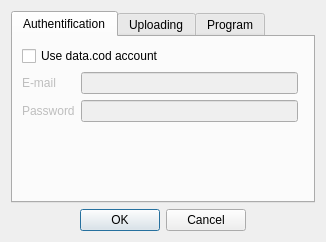
<?xml version="1.0" encoding="UTF-8"?>
<ui version="4.0">
 <class>SettingsDialog</class>
 <widget class="QDialog" name="SettingsDialog">
  <property name="geometry">
   <rect>
    <x>0</x>
    <y>0</y>
    <width>326</width>
    <height>242</height>
   </rect>
  </property>
  <property name="windowTitle">
   <string>Settings</string>
  </property>
  <property name="windowIcon">
   <iconset resource="upcoder.qrc">
    <normaloff>:/icons/settings.png</normaloff>:/icons/settings.png</iconset>
  </property>
  <property name="modal">
   <bool>true</bool>
  </property>
  <layout class="QVBoxLayout" name="verticalLayout">
   <item>
    <widget class="QTabWidget" name="tabWidget">
     <property name="currentIndex">
      <number>0</number>
     </property>
     <widget class="QWidget" name="tab_auth">
      <attribute name="title">
       <string>Authentification</string>
      </attribute>
      <layout class="QGridLayout" name="gridLayout">
       <item row="0" column="0" colspan="3">
        <widget class="QCheckBox" name="checkBoxAuth">
         <property name="text">
          <string>Use data.cod account</string>
         </property>
        </widget>
       </item>
       <item row="1" column="0">
        <widget class="QLabel" name="label_Email">
         <property name="enabled">
          <bool>false</bool>
         </property>
         <property name="text">
          <string>E-mail</string>
         </property>
        </widget>
       </item>
       <item row="2" column="0">
        <widget class="QLabel" name="label_password">
         <property name="enabled">
          <bool>false</bool>
         </property>
         <property name="text">
          <string>Password</string>
         </property>
        </widget>
       </item>
       <item row="1" column="1">
        <widget class="QLineEdit" name="lineEditEmail">
         <property name="enabled">
          <bool>false</bool>
         </property>
        </widget>
       </item>
       <item row="2" column="1">
        <widget class="QLineEdit" name="lineEditPassword">
         <property name="enabled">
          <bool>false</bool>
         </property>
        </widget>
       </item>
       <item row="3" column="0" colspan="2">
        <spacer name="verticalSpacer">
         <property name="orientation">
          <enum>Qt::Vertical</enum>
         </property>
         <property name="sizeHint" stdset="0">
          <size>
           <width>20</width>
           <height>40</height>
          </size>
         </property>
        </spacer>
       </item>
      </layout>
     </widget>
     <widget class="QWidget" name="tab_uploading">
      <attribute name="title">
       <string>Uploading</string>
      </attribute>
      <layout class="QGridLayout" name="gridLayout_2">
       <item row="0" column="0">
        <widget class="QLabel" name="label">
         <property name="text">
          <string>Region</string>
         </property>
        </widget>
       </item>
       <item row="0" column="2">
        <widget class="QComboBox" name="comboBoxRegion">
         <property name="editable">
          <bool>true</bool>
         </property>
         <item>
          <property name="text">
           <string notr="true"/>
          </property>
         </item>
         <item>
          <property name="text">
           <string notr="true">arkhangelsk.</string>
          </property>
         </item>
        </widget>
       </item>
       <item row="1" column="0" colspan="2">
        <widget class="QLabel" name="label_5">
         <property name="text">
          <string>Password for download</string>
         </property>
        </widget>
       </item>
       <item row="1" column="2">
        <widget class="QLineEdit" name="lineEditPasswordForDownload"/>
       </item>
       <item row="2" column="0">
        <widget class="QLabel" name="label_4">
         <property name="text">
          <string>Comment</string>
         </property>
        </widget>
       </item>
       <item row="2" column="2">
        <widget class="QLineEdit" name="lineEditComment"/>
       </item>
       <item row="3" column="0" colspan="3">
        <spacer name="verticalSpacer_3">
         <property name="orientation">
          <enum>Qt::Vertical</enum>
         </property>
         <property name="sizeHint" stdset="0">
          <size>
           <width>20</width>
           <height>40</height>
          </size>
         </property>
        </spacer>
       </item>
      </layout>
     </widget>
     <widget class="QWidget" name="tab">
      <attribute name="title">
       <string>Program</string>
      </attribute>
      <layout class="QVBoxLayout" name="verticalLayout_2">
       <item>
        <widget class="QCheckBox" name="checkBoxTrayIcon">
         <property name="text">
          <string>Tray icon</string>
         </property>
        </widget>
       </item>
       <item>
        <widget class="QCheckBox" name="checkBoxMinimizeToTray">
         <property name="enabled">
          <bool>false</bool>
         </property>
         <property name="text">
          <string>Minimize to tray when closed</string>
         </property>
        </widget>
       </item>
       <item>
        <spacer name="verticalSpacer_2">
         <property name="orientation">
          <enum>Qt::Vertical</enum>
         </property>
         <property name="sizeHint" stdset="0">
          <size>
           <width>20</width>
           <height>40</height>
          </size>
         </property>
        </spacer>
       </item>
      </layout>
     </widget>
    </widget>
   </item>
   <item>
    <widget class="QDialogButtonBox" name="buttonBox">
     <property name="orientation">
      <enum>Qt::Horizontal</enum>
     </property>
     <property name="standardButtons">
      <set>QDialogButtonBox::Cancel|QDialogButtonBox::Ok</set>
     </property>
     <property name="centerButtons">
      <bool>true</bool>
     </property>
    </widget>
   </item>
  </layout>
 </widget>
 <resources>
  <include location="upcoder.qrc"/>
 </resources>
 <connections>
  <connection>
   <sender>buttonBox</sender>
   <signal>accepted()</signal>
   <receiver>SettingsDialog</receiver>
   <slot>accept()</slot>
   <hints>
    <hint type="sourcelabel">
     <x>257</x>
     <y>232</y>
    </hint>
    <hint type="destinationlabel">
     <x>157</x>
     <y>241</y>
    </hint>
   </hints>
  </connection>
  <connection>
   <sender>buttonBox</sender>
   <signal>rejected()</signal>
   <receiver>SettingsDialog</receiver>
   <slot>reject()</slot>
   <hints>
    <hint type="sourcelabel">
     <x>316</x>
     <y>232</y>
    </hint>
    <hint type="destinationlabel">
     <x>286</x>
     <y>241</y>
    </hint>
   </hints>
  </connection>
  <connection>
   <sender>checkBoxTrayIcon</sender>
   <signal>toggled(bool)</signal>
   <receiver>checkBoxMinimizeToTray</receiver>
   <slot>setEnabled(bool)</slot>
   <hints>
    <hint type="sourcelabel">
     <x>73</x>
     <y>56</y>
    </hint>
    <hint type="destinationlabel">
     <x>74</x>
     <y>80</y>
    </hint>
   </hints>
  </connection>
  <connection>
   <sender>checkBoxAuth</sender>
   <signal>toggled(bool)</signal>
   <receiver>label_Email</receiver>
   <slot>setEnabled(bool)</slot>
   <hints>
    <hint type="sourcelabel">
     <x>46</x>
     <y>53</y>
    </hint>
    <hint type="destinationlabel">
     <x>39</x>
     <y>82</y>
    </hint>
   </hints>
  </connection>
  <connection>
   <sender>checkBoxAuth</sender>
   <signal>toggled(bool)</signal>
   <receiver>lineEditEmail</receiver>
   <slot>setEnabled(bool)</slot>
   <hints>
    <hint type="sourcelabel">
     <x>71</x>
     <y>55</y>
    </hint>
    <hint type="destinationlabel">
     <x>97</x>
     <y>82</y>
    </hint>
   </hints>
  </connection>
  <connection>
   <sender>checkBoxAuth</sender>
   <signal>toggled(bool)</signal>
   <receiver>label_password</receiver>
   <slot>setEnabled(bool)</slot>
   <hints>
    <hint type="sourcelabel">
     <x>115</x>
     <y>57</y>
    </hint>
    <hint type="destinationlabel">
     <x>57</x>
     <y>114</y>
    </hint>
   </hints>
  </connection>
  <connection>
   <sender>checkBoxAuth</sender>
   <signal>toggled(bool)</signal>
   <receiver>lineEditPassword</receiver>
   <slot>setEnabled(bool)</slot>
   <hints>
    <hint type="sourcelabel">
     <x>100</x>
     <y>57</y>
    </hint>
    <hint type="destinationlabel">
     <x>141</x>
     <y>113</y>
    </hint>
   </hints>
  </connection>
 </connections>
</ui>
